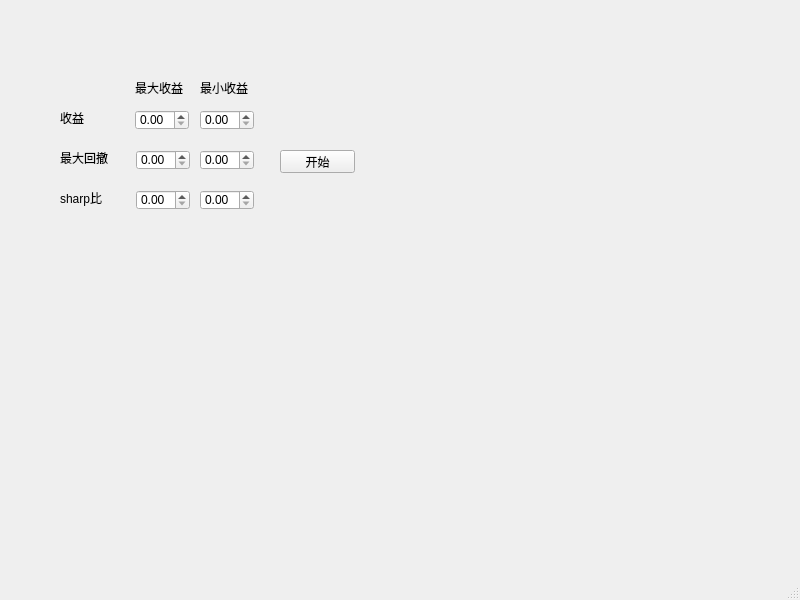
<?xml version="1.0" encoding="UTF-8"?>
<ui version="4.0">
 <class>MainWindow</class>
 <widget class="QMainWindow" name="MainWindow">
  <property name="geometry">
   <rect>
    <x>0</x>
    <y>0</y>
    <width>800</width>
    <height>600</height>
   </rect>
  </property>
  <property name="windowTitle">
   <string>MainWindow</string>
  </property>
  <widget class="QWidget" name="centralwidget">
   <widget class="QPushButton" name="pushButton">
    <property name="geometry">
     <rect>
      <x>280</x>
      <y>150</y>
      <width>75</width>
      <height>23</height>
     </rect>
    </property>
    <property name="text">
     <string>开始</string>
    </property>
   </widget>
   <widget class="QLabel" name="label">
    <property name="geometry">
     <rect>
      <x>60</x>
      <y>110</y>
      <width>24</width>
      <height>16</height>
     </rect>
    </property>
    <property name="text">
     <string>收益</string>
    </property>
   </widget>
   <widget class="QLabel" name="label_2">
    <property name="geometry">
     <rect>
      <x>60</x>
      <y>150</y>
      <width>48</width>
      <height>16</height>
     </rect>
    </property>
    <property name="text">
     <string>最大回撤</string>
    </property>
   </widget>
   <widget class="QLabel" name="label_3">
    <property name="geometry">
     <rect>
      <x>60</x>
      <y>190</y>
      <width>42</width>
      <height>16</height>
     </rect>
    </property>
    <property name="text">
     <string>sharp比</string>
    </property>
   </widget>
   <widget class="QLabel" name="label_4">
    <property name="geometry">
     <rect>
      <x>135</x>
      <y>80</y>
      <width>48</width>
      <height>16</height>
     </rect>
    </property>
    <property name="text">
     <string>最大收益</string>
    </property>
   </widget>
   <widget class="QLabel" name="label_5">
    <property name="geometry">
     <rect>
      <x>200</x>
      <y>80</y>
      <width>48</width>
      <height>16</height>
     </rect>
    </property>
    <property name="text">
     <string>最小收益</string>
    </property>
   </widget>
   <widget class="QDoubleSpinBox" name="doubleSpinBox">
    <property name="geometry">
     <rect>
      <x>136</x>
      <y>190</y>
      <width>54</width>
      <height>20</height>
     </rect>
    </property>
   </widget>
   <widget class="QDoubleSpinBox" name="doubleSpinBox_2">
    <property name="geometry">
     <rect>
      <x>136</x>
      <y>150</y>
      <width>54</width>
      <height>20</height>
     </rect>
    </property>
   </widget>
   <widget class="QDoubleSpinBox" name="doubleSpinBox_3">
    <property name="geometry">
     <rect>
      <x>135</x>
      <y>110</y>
      <width>54</width>
      <height>20</height>
     </rect>
    </property>
   </widget>
   <widget class="QDoubleSpinBox" name="doubleSpinBox_4">
    <property name="geometry">
     <rect>
      <x>200</x>
      <y>190</y>
      <width>54</width>
      <height>20</height>
     </rect>
    </property>
   </widget>
   <widget class="QDoubleSpinBox" name="doubleSpinBox_5">
    <property name="geometry">
     <rect>
      <x>200</x>
      <y>150</y>
      <width>54</width>
      <height>20</height>
     </rect>
    </property>
   </widget>
   <widget class="QDoubleSpinBox" name="doubleSpinBox_6">
    <property name="geometry">
     <rect>
      <x>200</x>
      <y>110</y>
      <width>54</width>
      <height>20</height>
     </rect>
    </property>
   </widget>
  </widget>
  <widget class="QMenuBar" name="menubar">
   <property name="geometry">
    <rect>
     <x>0</x>
     <y>0</y>
     <width>800</width>
     <height>23</height>
    </rect>
   </property>
  </widget>
  <widget class="QStatusBar" name="statusbar"/>
 </widget>
 <resources/>
 <connections/>
</ui>
